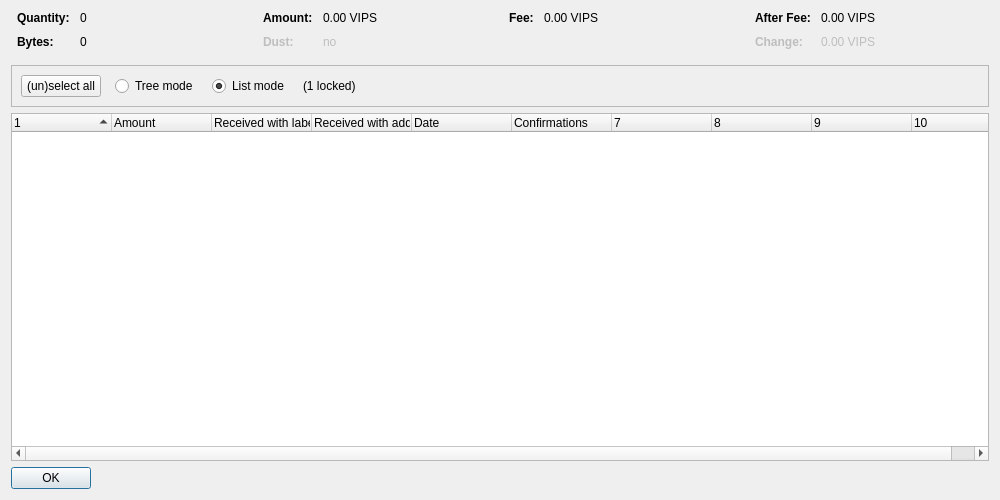
<?xml version="1.0" encoding="UTF-8"?>
<ui version="4.0">
 <class>CoinControlDialog</class>
 <widget class="QDialog" name="CoinControlDialog">
  <property name="geometry">
   <rect>
    <x>0</x>
    <y>0</y>
    <width>1000</width>
    <height>500</height>
   </rect>
  </property>
  <property name="windowTitle">
   <string>Coin Selection</string>
  </property>
  <layout class="QVBoxLayout" name="verticalLayout">
   <item>
    <layout class="QHBoxLayout" name="horizontalLayoutTop" stretch="0,0,0,0">
     <property name="topMargin">
      <number>0</number>
     </property>
     <property name="bottomMargin">
      <number>10</number>
     </property>
     <item>
      <layout class="QFormLayout" name="formLayoutCoinControl1">
       <property name="horizontalSpacing">
        <number>10</number>
       </property>
       <property name="verticalSpacing">
        <number>10</number>
       </property>
       <property name="leftMargin">
        <number>6</number>
       </property>
       <property name="rightMargin">
        <number>6</number>
       </property>
       <item row="0" column="0">
        <widget class="QLabel" name="labelCoinControlQuantityText">
         <property name="font">
          <font>
           <weight>75</weight>
           <bold>true</bold>
          </font>
         </property>
         <property name="text">
          <string>Quantity:</string>
         </property>
        </widget>
       </item>
       <item row="0" column="1">
        <widget class="QLabel" name="labelCoinControlQuantity">
         <property name="cursor">
          <cursorShape>IBeamCursor</cursorShape>
         </property>
         <property name="contextMenuPolicy">
          <enum>Qt::ActionsContextMenu</enum>
         </property>
         <property name="text">
          <string notr="true">0</string>
         </property>
         <property name="textInteractionFlags">
          <set>Qt::LinksAccessibleByMouse|Qt::TextSelectableByKeyboard|Qt::TextSelectableByMouse</set>
         </property>
        </widget>
       </item>
       <item row="1" column="0">
        <widget class="QLabel" name="labelCoinControlBytesText">
         <property name="font">
          <font>
           <weight>75</weight>
           <bold>true</bold>
          </font>
         </property>
         <property name="text">
          <string>Bytes:</string>
         </property>
        </widget>
       </item>
       <item row="1" column="1">
        <widget class="QLabel" name="labelCoinControlBytes">
         <property name="cursor">
          <cursorShape>IBeamCursor</cursorShape>
         </property>
         <property name="contextMenuPolicy">
          <enum>Qt::ActionsContextMenu</enum>
         </property>
         <property name="text">
          <string notr="true">0</string>
         </property>
         <property name="textInteractionFlags">
          <set>Qt::LinksAccessibleByMouse|Qt::TextSelectableByKeyboard|Qt::TextSelectableByMouse</set>
         </property>
        </widget>
       </item>
      </layout>
     </item>
     <item>
      <layout class="QFormLayout" name="formLayoutCoinControl2">
       <property name="horizontalSpacing">
        <number>10</number>
       </property>
       <property name="verticalSpacing">
        <number>10</number>
       </property>
       <property name="leftMargin">
        <number>6</number>
       </property>
       <property name="rightMargin">
        <number>6</number>
       </property>
       <item row="0" column="0">
        <widget class="QLabel" name="labelCoinControlAmountText">
         <property name="font">
          <font>
           <weight>75</weight>
           <bold>true</bold>
          </font>
         </property>
         <property name="text">
          <string>Amount:</string>
         </property>
        </widget>
       </item>
       <item row="0" column="1">
        <widget class="QLabel" name="labelCoinControlAmount">
         <property name="cursor">
          <cursorShape>IBeamCursor</cursorShape>
         </property>
         <property name="contextMenuPolicy">
          <enum>Qt::ActionsContextMenu</enum>
         </property>
         <property name="text">
          <string notr="true">0.00 VIPS</string>
         </property>
         <property name="textInteractionFlags">
          <set>Qt::LinksAccessibleByMouse|Qt::TextSelectableByKeyboard|Qt::TextSelectableByMouse</set>
         </property>
        </widget>
       </item>
       <item row="1" column="0">
        <widget class="QLabel" name="labelCoinControlLowOutputText">
         <property name="enabled">
          <bool>false</bool>
         </property>
         <property name="font">
          <font>
           <weight>75</weight>
           <bold>true</bold>
          </font>
         </property>
         <property name="text">
          <string>Dust:</string>
         </property>
        </widget>
       </item>
       <item row="1" column="1">
        <widget class="QLabel" name="labelCoinControlLowOutput">
         <property name="enabled">
          <bool>false</bool>
         </property>
         <property name="cursor">
          <cursorShape>IBeamCursor</cursorShape>
         </property>
         <property name="contextMenuPolicy">
          <enum>Qt::ActionsContextMenu</enum>
         </property>
         <property name="text">
          <string notr="true">no</string>
         </property>
         <property name="textInteractionFlags">
          <set>Qt::LinksAccessibleByMouse|Qt::TextSelectableByKeyboard|Qt::TextSelectableByMouse</set>
         </property>
        </widget>
       </item>
      </layout>
     </item>
     <item>
      <layout class="QFormLayout" name="formLayoutCoinControl3">
       <property name="horizontalSpacing">
        <number>10</number>
       </property>
       <property name="verticalSpacing">
        <number>10</number>
       </property>
       <property name="leftMargin">
        <number>6</number>
       </property>
       <property name="rightMargin">
        <number>6</number>
       </property>
       <item row="0" column="0">
        <widget class="QLabel" name="labelCoinControlFeeText">
         <property name="font">
          <font>
           <weight>75</weight>
           <bold>true</bold>
          </font>
         </property>
         <property name="text">
          <string>Fee:</string>
         </property>
        </widget>
       </item>
       <item row="0" column="1">
        <widget class="QLabel" name="labelCoinControlFee">
         <property name="cursor">
          <cursorShape>IBeamCursor</cursorShape>
         </property>
         <property name="contextMenuPolicy">
          <enum>Qt::ActionsContextMenu</enum>
         </property>
         <property name="text">
          <string notr="true">0.00 VIPS</string>
         </property>
         <property name="textInteractionFlags">
          <set>Qt::LinksAccessibleByMouse|Qt::TextSelectableByKeyboard|Qt::TextSelectableByMouse</set>
         </property>
        </widget>
       </item>
      </layout>
     </item>
     <item>
      <layout class="QFormLayout" name="formLayoutCoinControl4">
       <property name="horizontalSpacing">
        <number>10</number>
       </property>
       <property name="verticalSpacing">
        <number>10</number>
       </property>
       <property name="leftMargin">
        <number>6</number>
       </property>
       <property name="rightMargin">
        <number>6</number>
       </property>
       <item row="0" column="0">
        <widget class="QLabel" name="labelCoinControlAfterFeeText">
         <property name="font">
          <font>
           <weight>75</weight>
           <bold>true</bold>
          </font>
         </property>
         <property name="text">
          <string>After Fee:</string>
         </property>
        </widget>
       </item>
       <item row="0" column="1">
        <widget class="QLabel" name="labelCoinControlAfterFee">
         <property name="cursor">
          <cursorShape>IBeamCursor</cursorShape>
         </property>
         <property name="contextMenuPolicy">
          <enum>Qt::ActionsContextMenu</enum>
         </property>
         <property name="text">
          <string notr="true">0.00 VIPS</string>
         </property>
         <property name="textInteractionFlags">
          <set>Qt::LinksAccessibleByMouse|Qt::TextSelectableByKeyboard|Qt::TextSelectableByMouse</set>
         </property>
        </widget>
       </item>
       <item row="1" column="0">
        <widget class="QLabel" name="labelCoinControlChangeText">
         <property name="enabled">
          <bool>false</bool>
         </property>
         <property name="font">
          <font>
           <weight>75</weight>
           <bold>true</bold>
          </font>
         </property>
         <property name="text">
          <string>Change:</string>
         </property>
        </widget>
       </item>
       <item row="1" column="1">
        <widget class="QLabel" name="labelCoinControlChange">
         <property name="enabled">
          <bool>false</bool>
         </property>
         <property name="cursor">
          <cursorShape>IBeamCursor</cursorShape>
         </property>
         <property name="contextMenuPolicy">
          <enum>Qt::ActionsContextMenu</enum>
         </property>
         <property name="text">
          <string notr="true">0.00 VIPS</string>
         </property>
         <property name="textInteractionFlags">
          <set>Qt::LinksAccessibleByMouse|Qt::TextSelectableByKeyboard|Qt::TextSelectableByMouse</set>
         </property>
        </widget>
       </item>
      </layout>
     </item>
    </layout>
   </item>
   <item>
    <widget class="QFrame" name="frame">
     <property name="minimumSize">
      <size>
       <width>0</width>
       <height>40</height>
      </size>
     </property>
     <property name="frameShape">
      <enum>QFrame::StyledPanel</enum>
     </property>
     <property name="frameShadow">
      <enum>QFrame::Sunken</enum>
     </property>
     <layout class="QHBoxLayout" name="horizontalLayout">
      <item>
       <layout class="QHBoxLayout" name="horizontalLayoutPanel" stretch="0,0,0,0,0">
        <property name="spacing">
         <number>14</number>
        </property>
        <item>
         <widget class="QPushButton" name="pushButtonSelectAll">
          <property name="sizePolicy">
           <sizepolicy hsizetype="Maximum" vsizetype="Fixed">
            <horstretch>0</horstretch>
            <verstretch>0</verstretch>
           </sizepolicy>
          </property>
          <property name="text">
           <string>(un)select all</string>
          </property>
          <property name="autoDefault">
           <bool>false</bool>
          </property>
         </widget>
        </item>
        <item>
         <widget class="QRadioButton" name="radioTreeMode">
          <property name="sizePolicy">
           <sizepolicy hsizetype="Maximum" vsizetype="Fixed">
            <horstretch>0</horstretch>
            <verstretch>0</verstretch>
           </sizepolicy>
          </property>
          <property name="text">
           <string>Tree mode</string>
          </property>
         </widget>
        </item>
        <item>
         <widget class="QRadioButton" name="radioListMode">
          <property name="sizePolicy">
           <sizepolicy hsizetype="Maximum" vsizetype="Fixed">
            <horstretch>0</horstretch>
            <verstretch>0</verstretch>
           </sizepolicy>
          </property>
          <property name="text">
           <string>List mode</string>
          </property>
          <property name="checked">
           <bool>true</bool>
          </property>
         </widget>
        </item>
        <item>
         <widget class="QLabel" name="labelLocked">
          <property name="text">
           <string notr="true">(1 locked)</string>
          </property>
         </widget>
        </item>
        <item>
         <spacer name="horizontalSpacer">
          <property name="orientation">
           <enum>Qt::Horizontal</enum>
          </property>
          <property name="sizeHint" stdset="0">
           <size>
            <width>40</width>
            <height>20</height>
           </size>
          </property>
         </spacer>
        </item>
       </layout>
      </item>
     </layout>
    </widget>
   </item>
   <item>
    <widget class="CoinControlTreeWidget" name="treeWidget">
     <property name="contextMenuPolicy">
      <enum>Qt::CustomContextMenu</enum>
     </property>
     <property name="sortingEnabled">
      <bool>false</bool>
     </property>
     <property name="columnCount">
      <number>10</number>
     </property>
     <attribute name="headerShowSortIndicator" stdset="0">
      <bool>true</bool>
     </attribute>
     <attribute name="headerStretchLastSection">
      <bool>false</bool>
     </attribute>
     <column>
      <property name="text">
       <string/>
      </property>
     </column>
     <column>
      <property name="text">
       <string>Amount</string>
      </property>
     </column>
     <column>
      <property name="text">
       <string>Received with label</string>
      </property>
     </column>
     <column>
      <property name="text">
       <string>Received with address</string>
      </property>
     </column>
     <column>
      <property name="text">
       <string>Date</string>
      </property>
     </column>
     <column>
      <property name="text">
       <string>Confirmations</string>
      </property>
      <property name="toolTip">
       <string>Confirmed</string>
      </property>
     </column>
     <column>
      <property name="text">
       <string/>
      </property>
     </column>
     <column>
      <property name="text">
       <string/>
      </property>
     </column>
     <column>
      <property name="text">
       <string/>
      </property>
     </column>
     <column>
      <property name="text">
       <string/>
      </property>
     </column>
    </widget>
   </item>
   <item>
    <widget class="QDialogButtonBox" name="buttonBox">
     <property name="sizePolicy">
      <sizepolicy hsizetype="Maximum" vsizetype="Fixed">
       <horstretch>0</horstretch>
       <verstretch>0</verstretch>
      </sizepolicy>
     </property>
     <property name="orientation">
      <enum>Qt::Horizontal</enum>
     </property>
     <property name="standardButtons">
      <set>QDialogButtonBox::Ok</set>
     </property>
    </widget>
   </item>
  </layout>
 </widget>
 <customwidgets>
  <customwidget>
   <class>CoinControlTreeWidget</class>
   <extends>QTreeWidget</extends>
   <header>coincontroltreewidget.h</header>
  </customwidget>
 </customwidgets>
 <resources/>
 <connections/>
</ui>
